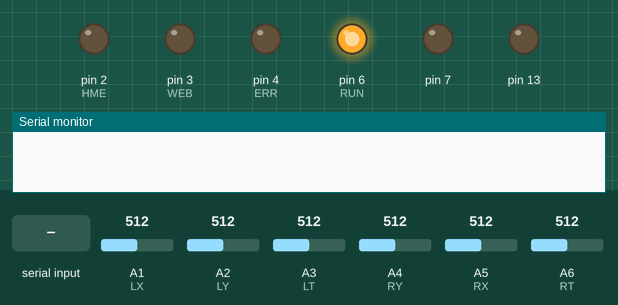
Bench run of a sketch on a simulated Arduino Mega 2560, built with avr-gcc and run on an emulated ATmega2560. On the bench: output pins drawn as LEDs (lit = HIGH), the last lines printed to the serial monitor. Inputs (shaded band) come from the test bench; at power-on: A1 (LX) = 512, A2 (LY) = 512, A3 (LT) = 512, A4 (RY) = 512, A5 (RX) = 512, A6 (RT) = 512. Pins used as bus, display or sensor lines are not drawn.

Above: at 1.2 s.
1.3 s: "90,45\n" received over the second serial link
At 2.0 s:
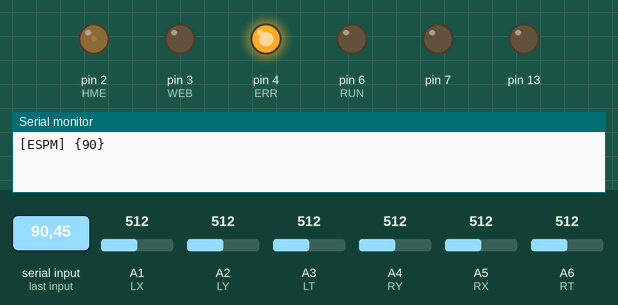
2.8 s: "100\n" received over the second serial link
At 3.4 s:
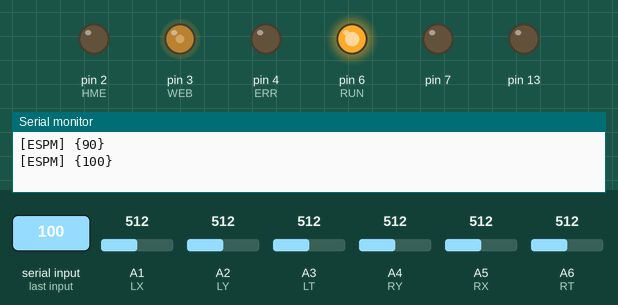
4.3 s: "200\n" received over the second serial link
At 5.7 s:
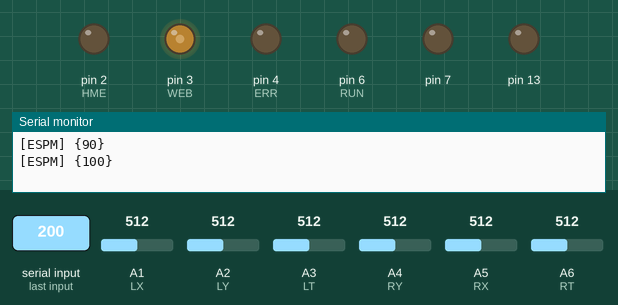
Timing chart, 0 to 7.3 s (numbered marks = the images above; inputs shaded):
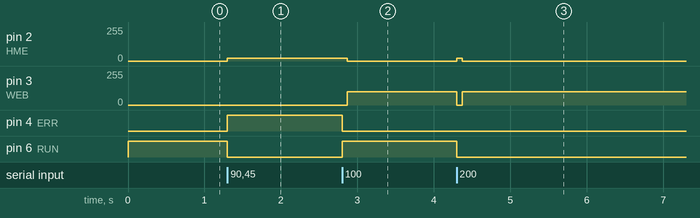

Measured:
- after the input at 1.3 s, pin 2 (HME): 0/255 → 20/255 at once; pin 4 (ERR): LOW → HIGH at once; pin 6 (RUN): HIGH → LOW at once
- after the input at 2.8 s, pin 2 (HME): 20/255 → 0/255 after 0.07 s; pin 3 (WEB): 0/255 → 100/255 after 0.07 s; pin 4 (ERR): HIGH → LOW at once; pin 6 (RUN): LOW → HIGH at once
- after the input at 4.3 s, pin 2 (HME): 0/255 → 20/255 at once, → 0/255 0.07 s later; pin 3 (WEB): 100/255 → 0/255 at once, → 100/255 0.07 s later; pin 6 (RUN): HIGH → LOW at once

The sketch:

0-control.ino
```cpp
#include "pins.h"
#include "filter.h"

filter ema;

int status = 0;
short data[6] = {0, 0, 0, 0, 0, 0};

void serialEvent()
{
	if(Serial.available())
	{
		int cmd = Serial.readStringUntil('\n').toInt();
		if(cmd == 205 || cmd == 100 || cmd == 423)
		{
			Serial3.println(cmd);
			Serial.println("[MEGA] {" + String(cmd) + "}");
		}
	}
}
void serialEvent3()
{
	analogWrite(WEB, 0);
	if(Serial3.available())
	{
		status = Serial3.readStringUntil('\n').toInt();
		digitalWrite(RUN, status == 100);
		digitalWrite(ERR, status != 200 && status != 100);
		analogWrite(HME, 20);
		if(status != 0 && status != 200)
			Serial.println("[ESPM] {" + String(status) + "}");
		if (status == 200 || status == 100)
		{
			delay(70);
			Serial3.println(
				"A=" + String(data[0]) + "&B=" + String(data[1]) + "&C=" + String(data[2]) +
				"&D=" + String(data[3]) + "&E=" + String(data[4]) + "&F=" + String(data[5])
			);
			analogWrite(WEB, 100);
			analogWrite(HME, 0);
		}
		else if (status < 0)
		{
			delay(2000);
			Serial3.println(100);
		}
	}
}

void setup()
{
	for (int i = 2; i < 8; i++)
		pinMode(i, OUTPUT);
	pinMode(13, OUTPUT);

	digitalWrite(RUN, HIGH);

	Serial.begin(115200);
	//Serial2.begin(115200); // pins extra
	Serial3.begin(115200); // ESP32 pins

	ema.alpha = 0.85;
	Serial3.println(205);
}

void loop()
{
	if (status == 200 || status == 100)
	{
		analogWrite(RXD, 50);
		data[0] = ema.read((pow(512-analogRead(LX), 3))/1480000+90, 0);
		data[1] = ema.read((pow(512-analogRead(LY), 2))/1432, 1);
		data[2] = ema.read((pow(508-analogRead(RX), 2))/1425, 2);
		data[3] = ema.read((pow(analogRead(LT), 2))/3550, 3);
		data[4] = ema.read((pow(512-analogRead(RY), 2))/1435, 4);
		data[5] = ema.read(((pow(analogRead(RT), 2))/17000)+68, 5);
	}
	else
		analogWrite(RXD, 0);
	/*Serial2.println(
		String(data[0]) + "," + String(data[1]) + "," + String(data[2]) +
		"," + String(data[3]) + "," + String(data[4]) + "," + String(data[5]) + ","
	);*/
}
```

filter.h
```cpp
struct filter
{
	float alpha = 0;
	short pass[6] = {0};

	short read(short value, byte i)
	{
		pass[i] = (alpha * value) + ((1 - alpha) * pass[i]);
		return pass[i];
	}
};
```

pins.h
```cpp
#define LT	A3 //LEFT TRIGGER
#define LX	A1 //LEFT X INVERTED
#define LY	A2 //LEFT Y

#define RX	A5 //RIGHT X
#define RY	A4 //RIGHT Y INVERTED
#define RT	A6 //RIGHT TRIGGER

#define ERR	4 //LEFT RED
#define HME	2 //LEFT GREEN
#define WEB	3 //LEFT BLUE

#define RR	7 //RIGHT RED
#define RXD	5 //RIGHT GREEN
#define RUN	6 //RIGHT BLUE

#define LX_MIN	1020
#define LX_MAX	0

#define LY_MIN	3
#define LY_MAX	1021

#define LT_MIN	37
#define LT_MAX	797

#define RX_MIN	0
#define RX_MAX	1015

#define RY_MIN	1022
#define RY_MAX	0

#define RT_MIN	204
#define RT_MAX	956
```
